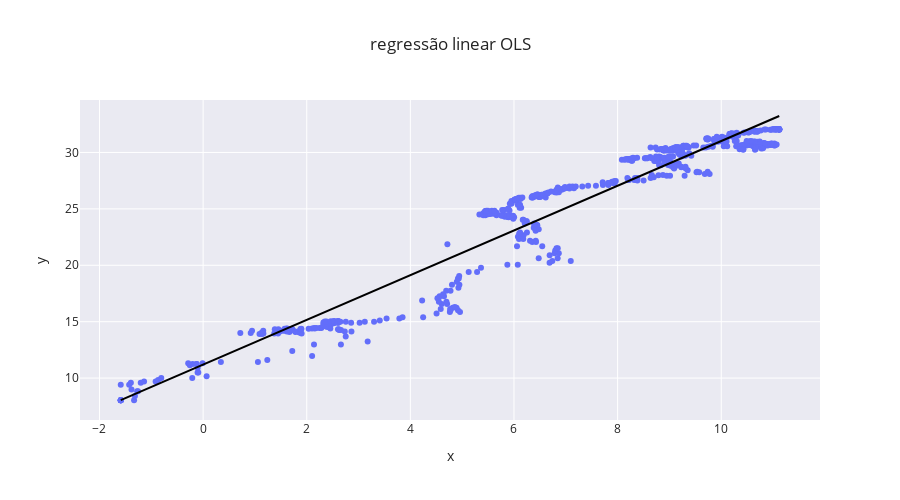
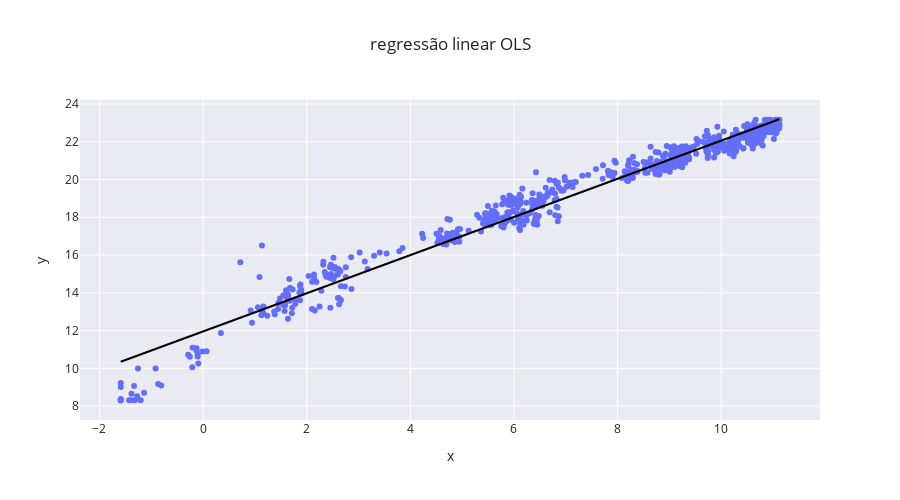
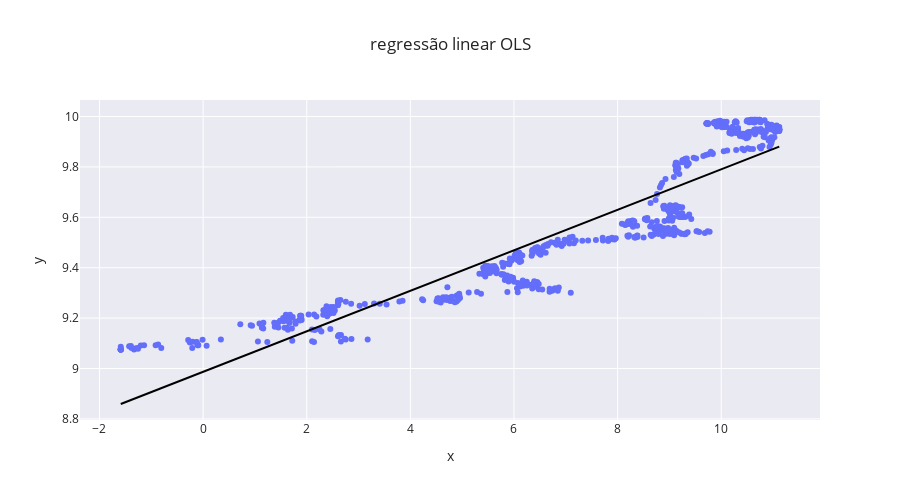
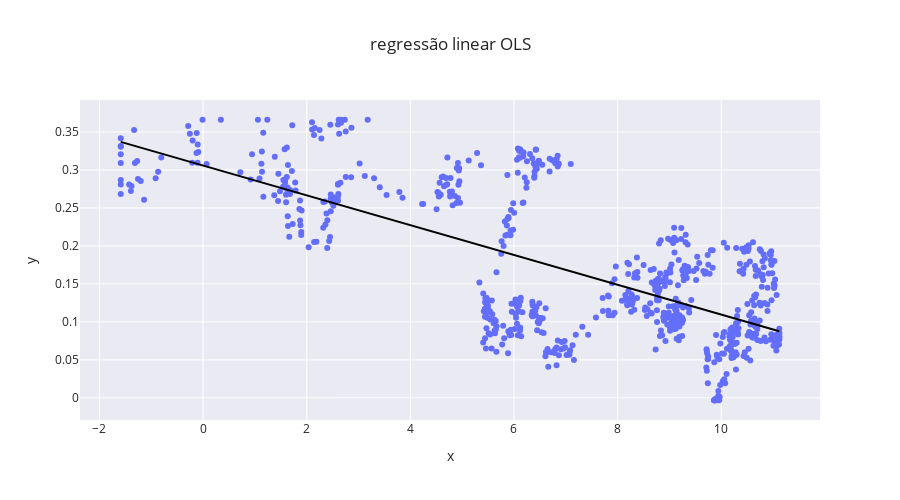

The cell these charts' notebook holds for them, in order:
### Code cell
for column in winsorized_df.columns:
    if column != "BTC_USD":
        main.dispersion_map(df=winsorized_df, column1=winsorized_df["BTC_USD"], column2=winsorized_df[column])

### Figure 1 — Plotly figure (JSON) as saved in the notebook; plotly's stock layout.template omitted (floating-point values rounded to 4 significant figures; data arrays with more than 128 entries replaced by an {"elided": "..."} marker saying what was removed)
{"data": [{"hovertemplate": "x=%{x}<br>y=%{y}<extra></extra>", "legendgroup": "", "marker": {"color": "#636efa", "symbol": "circle"}, "mode": "markers", "name": "", "orientation": "v", "showlegend": false, "type": "scatter", "x": {"elided": "726 float values"}, "xaxis": "x", "y": {"elided": "726 float values"}, "yaxis": "y"}, {"hovertemplate": "<b>OLS trendline</b><br>y = 1.98174 * x + 11.198<br>R<sup>2</sup>=0.938182<br><br>x=%{x}<br>y=%{y} <b>(trend)</b><extra></extra>", "legendgroup": "", "line": {"color": "black"}, "marker": {"color": "#636efa", "symbol": "circle"}, "mode": "lines", "name": "", "showlegend": false, "type": "scatter", "x": {"elided": "726 float values"}, "xaxis": "x", "y": {"elided": "726 float values"}, "yaxis": "y"}], "layout": {"height": 500, "legend": {"tracegroupgap": 0}, "title": {"text": "regressão linear OLS"}, "width": 900, "xaxis": {"anchor": "y", "domain": [0, 1], "title": {"text": "x"}}, "yaxis": {"anchor": "x", "domain": [0, 1], "title": {"text": "y"}}}}

### Figure 2 — Plotly figure (JSON) as saved in the notebook; plotly's stock layout.template omitted (floating-point values rounded to 4 significant figures; data arrays with more than 128 entries replaced by an {"elided": "..."} marker saying what was removed)
{"data": [{"hovertemplate": "x=%{x}<br>y=%{y}<extra></extra>", "legendgroup": "", "marker": {"color": "#636efa", "symbol": "circle"}, "mode": "markers", "name": "", "orientation": "v", "showlegend": false, "type": "scatter", "x": {"elided": "726 float values"}, "xaxis": "x", "y": {"elided": "726 float values"}, "yaxis": "y"}, {"hovertemplate": "<b>OLS trendline</b><br>y = 1.01056 * x + 11.9534<br>R<sup>2</sup>=0.965675<br><br>x=%{x}<br>y=%{y} <b>(trend)</b><extra></extra>", "legendgroup": "", "line": {"color": "black"}, "marker": {"color": "#636efa", "symbol": "circle"}, "mode": "lines", "name": "", "showlegend": false, "type": "scatter", "x": {"elided": "726 float values"}, "xaxis": "x", "y": {"elided": "726 float values"}, "yaxis": "y"}], "layout": {"height": 500, "legend": {"tracegroupgap": 0}, "title": {"text": "regressão linear OLS"}, "width": 900, "xaxis": {"anchor": "y", "domain": [0, 1], "title": {"text": "x"}}, "yaxis": {"anchor": "x", "domain": [0, 1], "title": {"text": "y"}}}}

### Figure 3 — Plotly figure (JSON) as saved in the notebook; plotly's stock layout.template omitted (floating-point values rounded to 4 significant figures; data arrays with more than 128 entries replaced by an {"elided": "..."} marker saying what was removed)
{"data": [{"hovertemplate": "x=%{x}<br>y=%{y}<extra></extra>", "legendgroup": "", "marker": {"color": "#636efa", "symbol": "circle"}, "mode": "markers", "name": "", "orientation": "v", "showlegend": false, "type": "scatter", "x": {"elided": "726 float values"}, "xaxis": "x", "y": {"elided": "726 float values"}, "yaxis": "y"}, {"hovertemplate": "<b>OLS trendline</b><br>y = 0.080345 * x + 8.98679<br>R<sup>2</sup>=0.844855<br><br>x=%{x}<br>y=%{y} <b>(trend)</b><extra></extra>", "legendgroup": "", "line": {"color": "black"}, "marker": {"color": "#636efa", "symbol": "circle"}, "mode": "lines", "name": "", "showlegend": false, "type": "scatter", "x": {"elided": "726 float values"}, "xaxis": "x", "y": {"elided": "726 float values"}, "yaxis": "y"}], "layout": {"height": 500, "legend": {"tracegroupgap": 0}, "title": {"text": "regressão linear OLS"}, "width": 900, "xaxis": {"anchor": "y", "domain": [0, 1], "title": {"text": "x"}}, "yaxis": {"anchor": "x", "domain": [0, 1], "title": {"text": "y"}}}}

### Figure 4 — Plotly figure (JSON) as saved in the notebook; plotly's stock layout.template omitted (floating-point values rounded to 4 significant figures; data arrays with more than 128 entries replaced by an {"elided": "..."} marker saying what was removed)
{"data": [{"hovertemplate": "x=%{x}<br>y=%{y}<extra></extra>", "legendgroup": "", "marker": {"color": "#636efa", "symbol": "circle"}, "mode": "markers", "name": "", "orientation": "v", "showlegend": false, "type": "scatter", "x": {"elided": "726 float values"}, "xaxis": "x", "y": {"elided": "726 float values"}, "yaxis": "y"}, {"hovertemplate": "<b>OLS trendline</b><br>y = -0.0196084 * x + 0.305736<br>R<sup>2</sup>=0.485930<br><br>x=%{x}<br>y=%{y} <b>(trend)</b><extra></extra>", "legendgroup": "", "line": {"color": "black"}, "marker": {"color": "#636efa", "symbol": "circle"}, "mode": "lines", "name": "", "showlegend": false, "type": "scatter", "x": {"elided": "726 float values"}, "xaxis": "x", "y": {"elided": "726 float values"}, "yaxis": "y"}], "layout": {"height": 500, "legend": {"tracegroupgap": 0}, "title": {"text": "regressão linear OLS"}, "width": 900, "xaxis": {"anchor": "y", "domain": [0, 1], "title": {"text": "x"}}, "yaxis": {"anchor": "x", "domain": [0, 1], "title": {"text": "y"}}}}
